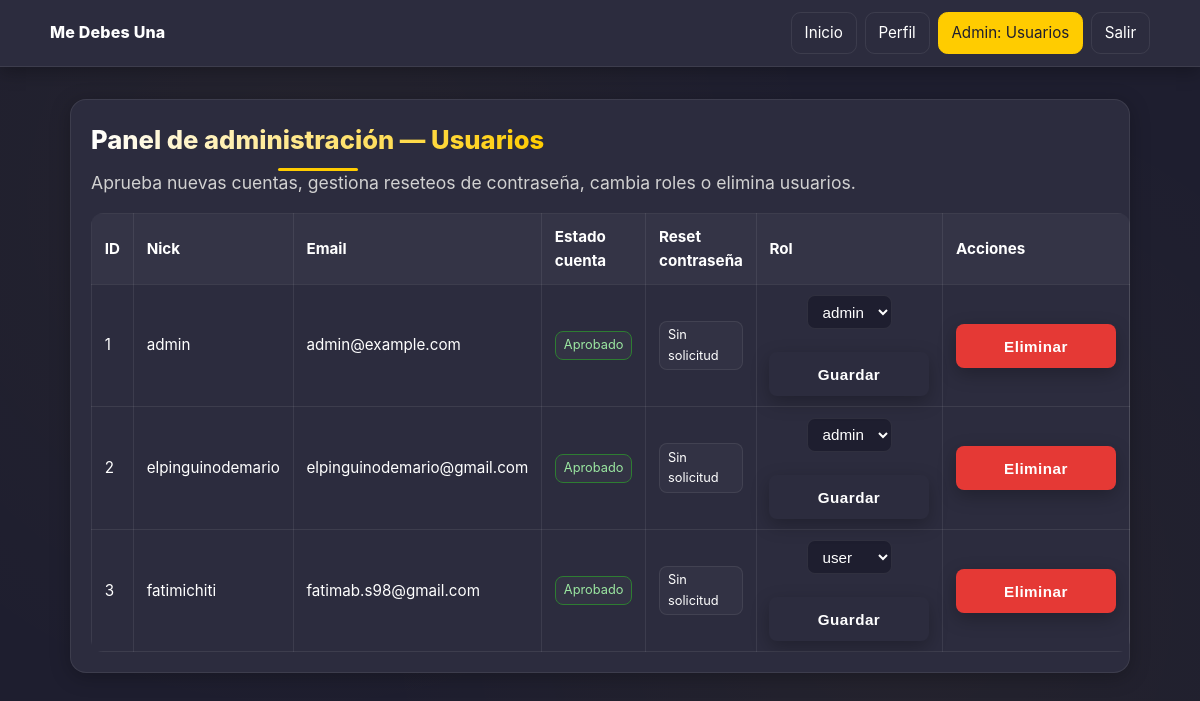
/admin/usuarios (signed in), run on the app's committed database.
### app.py (models this page shows)
class Usuario(db.Model):
    id = db.Column(db.Integer, primary_key=True)
    nick = db.Column(db.String(50), unique=True, nullable=False)
    email = db.Column(db.String(120), unique=True, nullable=False)
    password_hash = db.Column(db.String(255), nullable=False)
    imagen = db.Column(db.String(200), default='default.jpg')
    amigos = db.relationship('Amistad', backref='usuario', lazy=True)
    role = db.Column(db.String(20), nullable=False, default='user')
    aprobado = db.Column(db.Boolean, nullable=False, default=False)
    reset_password_hash = db.Column(db.String(255), nullable=True, default=None)
    reset_requested_at = db.Column(db.DateTime, nullable=True, default=None)

### app.py (the view)
@app.route('/admin/usuarios')
@admin_required
def admin_listado_usuarios():
    usuarios = Usuario.query.order_by(Usuario.id.asc()).all()
    return render_template('admin_usuarios.html', usuarios=usuarios)

### app.py (called while the page is built)
@app.before_request
def log_request():
    ct = request.headers.get('Content-Type')
    cl = request.headers.get('Content-Length')
    try:
        files_keys = list(request.files.keys())
        form_keys = list(request.form.keys())
    except Exception:
        files_keys, form_keys = [], []
    app.logger.debug(f"[REQ] {request.method} {request.path} CT={ct} CL={cl} files={files_keys} form_keys={form_keys}")

def obtener_usuario_actual():
    uid = session.get('usuario_id')
    if not uid:
        return None
    return Usuario.query.get(uid)

def admin_required(f):
    @wraps(f)
    def wrapper(*args, **kwargs):
        u = obtener_usuario_actual()
        if not u or u.role != 'admin':
            abort(403)
        return f(*args, **kwargs)
    return wrapper

@app.context_processor
def inyectar_usuario_contexto():
    u = obtener_usuario_actual()
    return {
        'usuario_actual': u,
        'es_admin': (u is not None and u.role == 'admin')
    }

### templates/admin_usuarios.html (shortened to what this page needs)
<!DOCTYPE html>
<html lang="es">
<head>
  <link rel="stylesheet" href="{{ url_for('static', filename='style.css') }}" />
</head>
<body class="admin-page">
  <header class="header">
    <div class="wrap header-inner">
      <div class="brand">Me Debes Una</div>
      <nav class="nav">
        <a href="{{ url_for('dashboard') }}">Inicio</a>
        <a href="{{ url_for('perfil') }}">Perfil</a>
        <a href="{{ url_for('admin_listado_usuarios') }}" class="btn-prim">Admin: Usuarios</a>
        <a href="{{ url_for('logout') }}">Salir</a>
      </nav>
    </div>
  </header>
  <main class="wrap">
    <section class="page">
      <h1>Panel de administración — Usuarios</h1>
      <p class="help">Aprueba nuevas cuentas, gestiona reseteos de contraseña, cambia roles o elimina usuarios.</p>
      <table class="tabla-usuarios">
        <thead>
          <tr>
            <th>ID</th>
            <th>Nick</th>
            <th>Email</th>
            <th>Estado cuenta</th>
            <th>Reset contraseña</th>
            <th>Rol</th>
            <th>Acciones</th>
          </tr>
        </thead>
        <tbody>
          {% for u in usuarios %}
          <tr>
            <td>{{ u.id }}</td>
            <td>{{ u.nick }}</td>
            <td>{{ u.email }}</td>
            <td>
              {% if u.aprobado %}
                <span class="badge badge-ok">Aprobado</span>
              {% else %}
                <span class="badge badge-warn">Pendiente</span>
                <form action="{{ url_for('admin_aprobar_usuario', user_id=u.id) }}" method="post" class="form-inline mt-35">
                  <button type="submit" class="btn btn-approve">Aprobar registro</button>
                </form>
              {% endif %}
            </td>
            <td>
              {% if u.reset_password_hash %}
                <span class="badge badge-warn">Solicitud pendiente</span>
                <div class="action-group mt-35">
                  <form action="{{ url_for('admin_aprobar_reset', user_id=u.id) }}" method="post" class="form-inline">
                    <button type="submit" class="btn btn-approve">Aprobar reset</button>
                  </form>
                  <form action="{{ url_for('admin_rechazar_reset', user_id=u.id) }}" method="post" class="form-inline">
                    <button type="submit" class="btn btn-warn">Rechazar reset</button>
                  </form>
                </div>
              {% else %}
                <span class="badge">Sin solicitud</span>
              {% endif %}
            </td>
            <td>
              <form action="{{ url_for('admin_cambiar_rol', user_id=u.id) }}" method="post" class="form-inline">
                <select name="rol" aria-label="Seleccionar rol">
                  <option value="user"  {{ 'selected' if u.role == 'user' else '' }}>user</option>
                  <option value="admin" {{ 'selected' if u.role == 'admin' else '' }}>admin</option>
                </select>
                <button type="submit" class="btn">Guardar</button>
              </form>
            </td>
            <td>
              <form action="{{ url_for('admin_eliminar_usuario', user_id=u.id) }}" method="post" onsubmit="return confirm('¿Eliminar al usuario {{ u.nick }}?');" class="form-inline">
                <button type="submit" class="btn btn-danger">Eliminar</button>
              </form>
            </td>
          </tr>
          {% endfor %}
        </tbody>
      </table>
    </section>
  </main>
</body>
</html>

### data on the page
Usuario: id "1", nick "admin", email "admin@example.com", aprobado "Aprobado", shows "Sin solicitud"
Usuario: id "2", nick "elpinguinodemario", email "elpinguinodemario@gmail.com", aprobado "Aprobado", shows "Sin solicitud"
Usuario: id "3", nick "fatimichiti", email "fatimab.s98@gmail.com", aprobado "Aprobado", shows "Sin solicitud"
